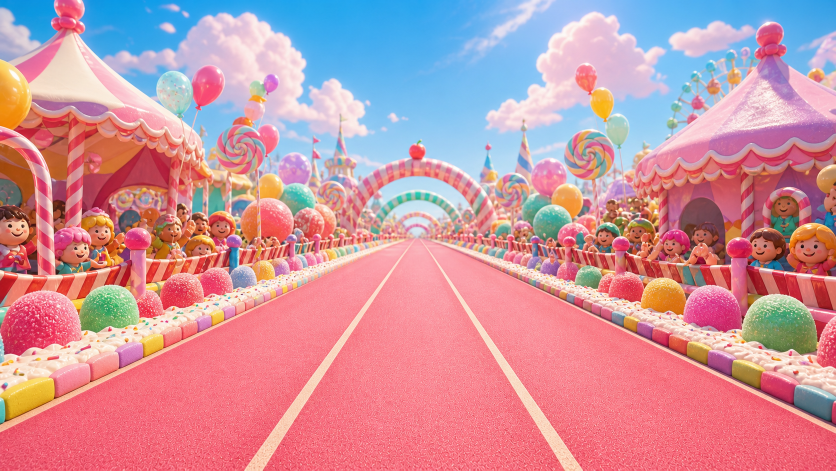
#> input picture assets/generated/candy_carnival_vista.png, 1672 x 941 px, given in place of ostrich_dash_icon.png, which was not available (shown at 1/2 size)
$ python build_play_store_assets.py
#> lines starting #> are read from the running program, lines starting #| are printed output that depends on the picture; pictures that were not available may be replaced by others from this repository, and a replacement may not be noted
#!/usr/bin/env python3
"""Build Google Play Console listing images from Ostrich Dash game art."""

from __future__ import annotations

from pathlib import Path

from PIL import Image, ImageFilter, ImageOps

ROOT = Path(__file__).resolve().parents[1]
ART = ROOT / "assets" / "generated"
OUT = ROOT / "store" / "google-play"

VISTAS = [
    ("01_classic_stadium", ART / "classic_stadium_vista.png"),
    ("02_beach", ART / "beach_track_vista.png"),
    ("03_night", ART / "night_games_vista.png"),
    ("04_desert", ART / "desert_circuit_vista.png"),
    ("05_snow", ART / "snow_games_vista.png"),
    ("06_jungle", ART / "jungle_track_vista.png"),
]
RUNNER = ART / "gameplay" / "runner_classic_back.png"
ICON = ART / "ostrich_dash_icon.png"
KEY_ART = ART / "ostrich_dash_key_art.png"


def save_png(image: Image.Image, path: Path) -> None:
    path.parent.mkdir(parents=True, exist_ok=True)
    rgb = image.convert("RGB")
    rgb.save(path, format="PNG", optimize=True)


def cover(image: Image.Image, size: tuple[int, int]) -> Image.Image:
    return ImageOps.fit(image.convert("RGB"), size, method=Image.Resampling.LANCZOS)


def contain_bottom(canvas: Image.Image, sprite: Image.Image, max_h: int, y: int) -> None:
    ratio = max_h / sprite.height
    w = int(sprite.width * ratio)
    h = int(sprite.height * ratio)
    resized = sprite.resize((w, h), Image.Resampling.LANCZOS)
    x = (canvas.width - w) // 2
    canvas.paste(resized, (x, y), resized)


def portrait_phone(vista: Image.Image, runner: Image.Image, size: tuple[int, int]) -> Image.Image:
    w, h = size
    cover_bg = ImageOps.fit(vista, (w, h), method=Image.Resampling.LANCZOS).filter(
        ImageFilter.GaussianBlur(28)
    )
    canvas = cover_bg.convert("RGBA")
    plate = ImageOps.fit(vista, (w, int(h * 0.58)), method=Image.Resampling.LANCZOS).convert("RGBA")
    canvas.paste(plate, (0, int(h * 0.08)))
    contain_bottom(canvas, runner, int(h * 0.42), int(h * 0.54))
    return canvas.convert("RGB")


def main() -> None:
    icon = Image.open(ICON)
#> icon is the input picture: PIL image 1672x941 RGB; mean R, G, B 202.9, 147.3, 158.7
    save_png(cover(icon, (512, 512)), OUT / "icon" / "app_icon_512.png")

    key = Image.open(KEY_ART)
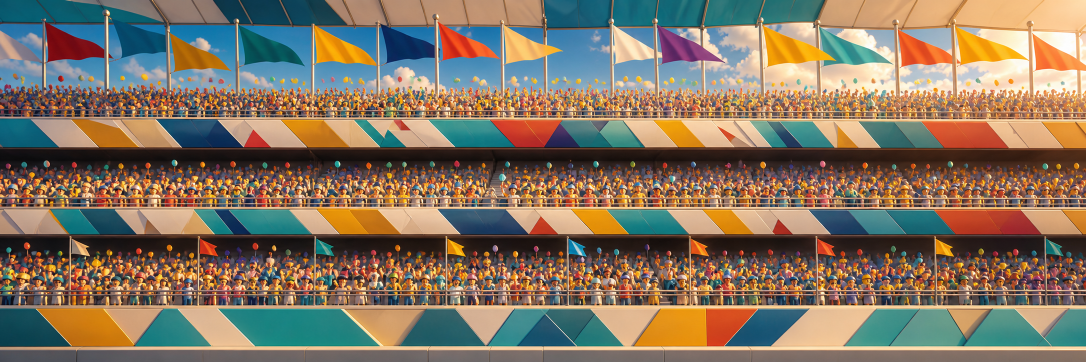
#> input picture assets/generated/classic_stadium_crowd.png, 2172 x 724 px, given in place of ostrich_dash_key_art.png, which was not available (shown at 1/2 size)
#> key is the input picture: PIL image 2172x724 RGB; mean R, G, B 131.7, 116.5, 97.7
    save_png(cover(key, (1024, 500)), OUT / "feature-graphic" / "feature_graphic_1024x500.png")
#> call 2 of cover, with size = (1024, 500)
#> in cover (call 2), `return ImageOps.fit(image.convert("RGB"), size, method=Image.Resamplin..`:
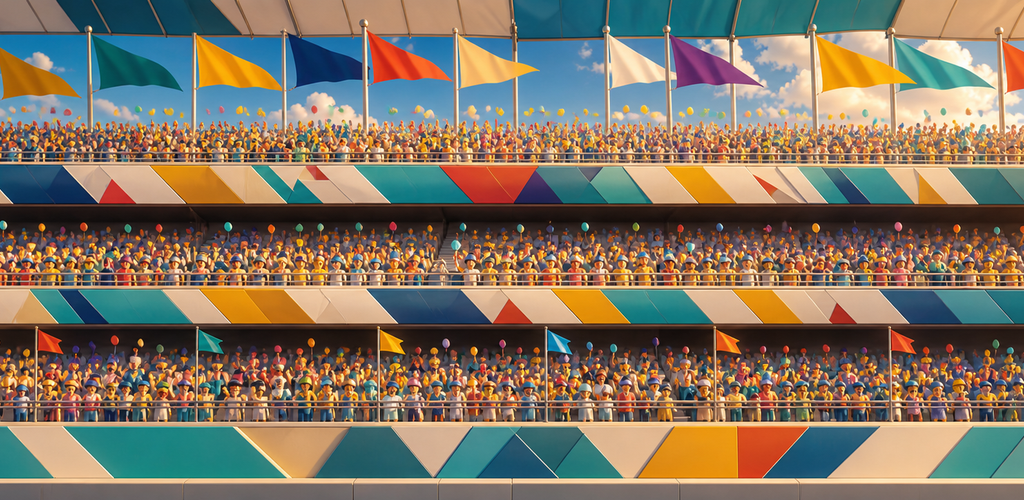
#> returned value: PIL image 1024x500 RGB; mean R, G, B 129.9, 117.5, 99.7

    runner = Image.open(RUNNER).convert("RGBA")
    phone_dir = OUT / "phone"
    tab7 = OUT / "tablet-7"
    tab10 = OUT / "tablet-10"

    for index, (stem, path) in enumerate(VISTAS):
        vista = Image.open(path)
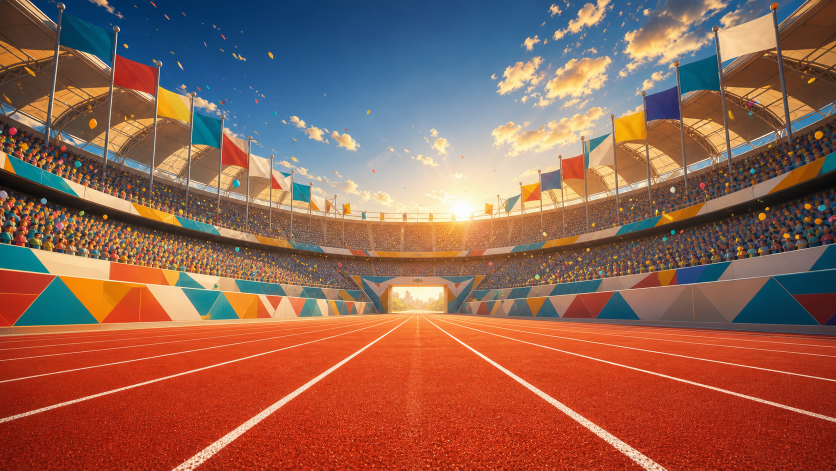
#> input picture assets/generated/classic_stadium_vista.png, 1672 x 941 px (shown at 1/2 size)
#> vista is the input picture: PIL image 1672x941 RGB; mean R, G, B 146, 98.4, 82.3
        if index < 4:
            save_png(portrait_phone(vista, runner, (1080, 1920)), phone_dir / f"{stem}_phone_9x16.png")
#> in portrait_phone, `cover_bg = ImageOps.fit(vista, (w, h), method=Image.Resampling.LANCZOS..`:
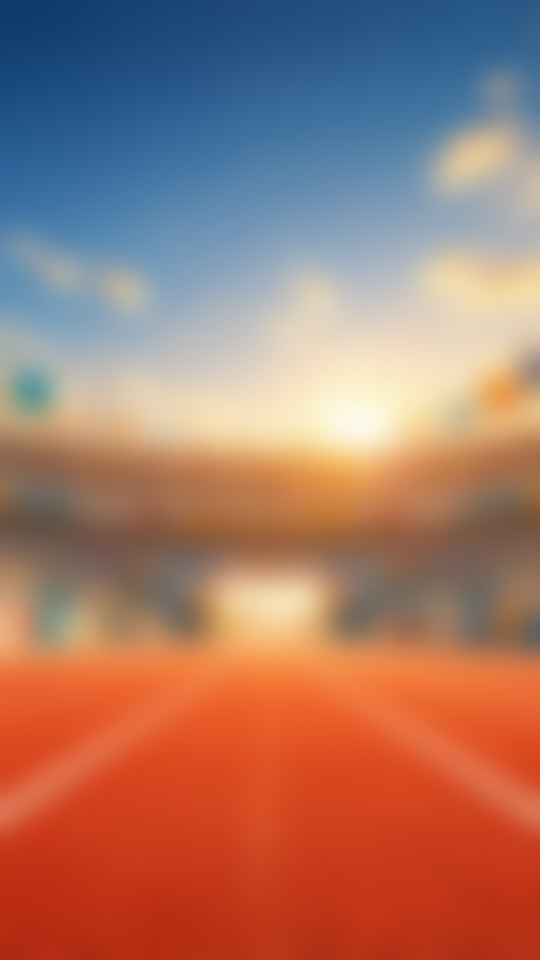
#> cover_bg: PIL image 1080x1920 RGB (shown at 1/2 size); mean R, G, B 163, 119.9, 106.8
#> in portrait_phone, `plate = ImageOps.fit(vista, (w, int(h * 0.58)), method=Image.Resamplin..`:
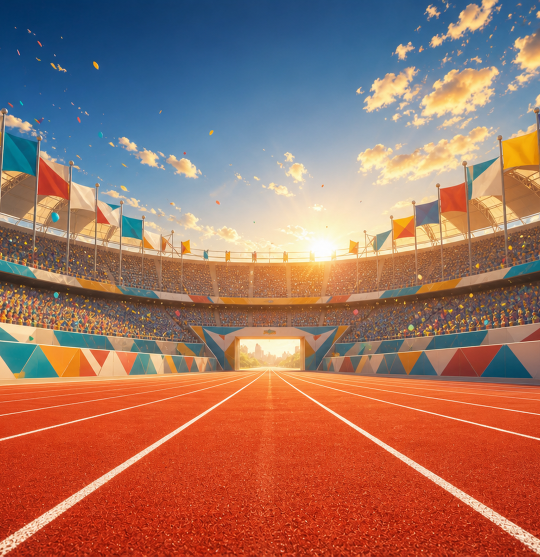
#> plate: PIL image 1080x1113 RGBA (shown at 1/2 size); mean R, G, B, A 158.3, 114.1, 99.9, 255
#> in contain_bottom, `canvas.paste(resized, (x, y), resized)`:
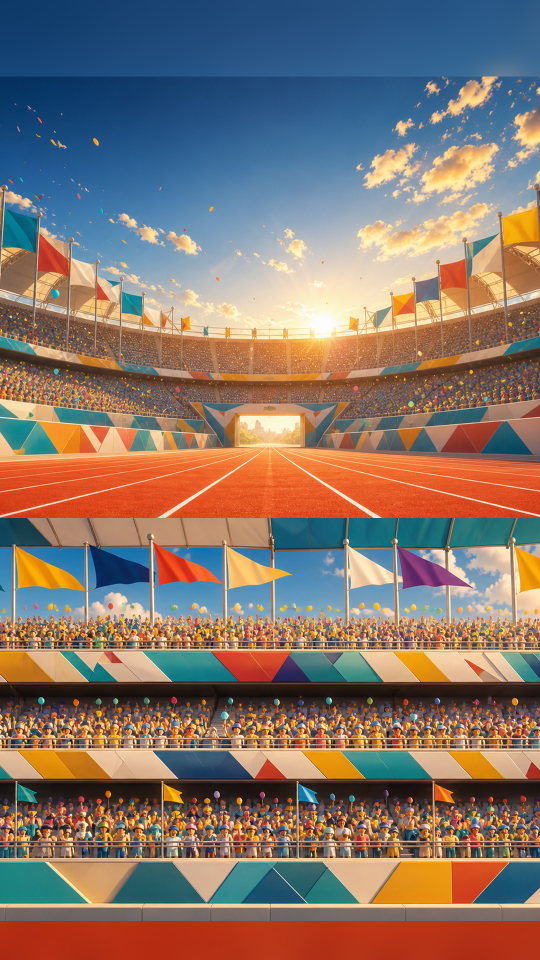
#> canvas: PIL image 1080x1920 RGBA (shown at 1/2 size); mean R, G, B, A 133.7, 116.1, 106.4, 255
        if index in (0, 2):
            save_png(cover(vista, (1920, 1080)), phone_dir / f"{stem}_phone_16x9.png")
#> call 3 of cover, with size = (1920, 1080)
#> in cover (call 3), `return ImageOps.fit(image.convert("RGB"), size, method=Image.Resamplin..`:
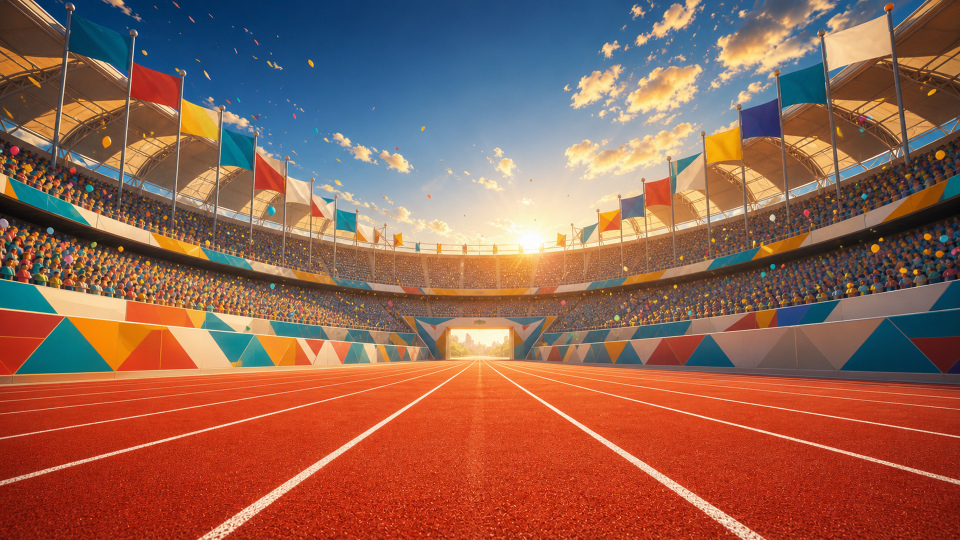
#> returned value: PIL image 1920x1080 RGB (shown at 1/2 size); mean R, G, B 146, 98.5, 82.3
        if index < 4:
            save_png(cover(vista, (1920, 1080)), tab7 / f"{stem}_tablet7_16x9.png")
            save_png(cover(vista, (1920, 1080)), tab10 / f"{stem}_tablet10_16x9.png")

    print(f"Wrote Play listing assets under {OUT}")


if __name__ == "__main__":
#> (the run stopped early here; a loop or call above may not have finished)
